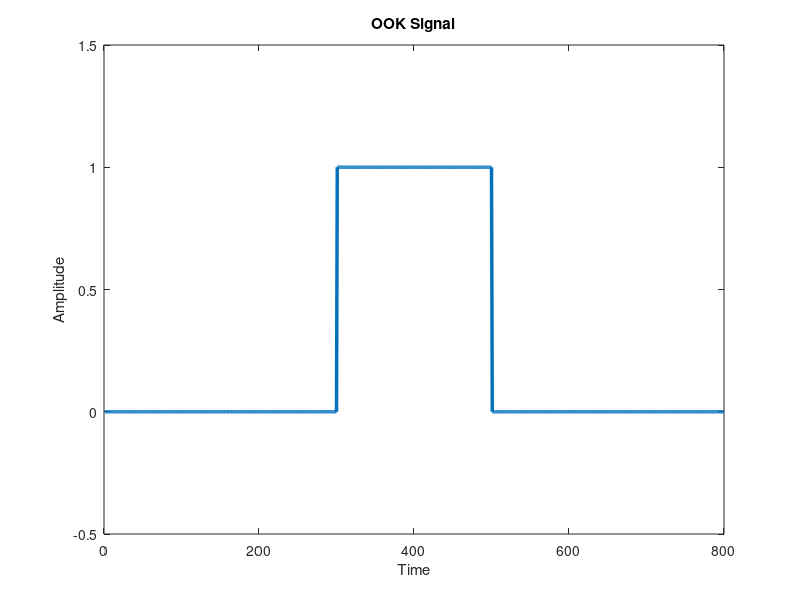
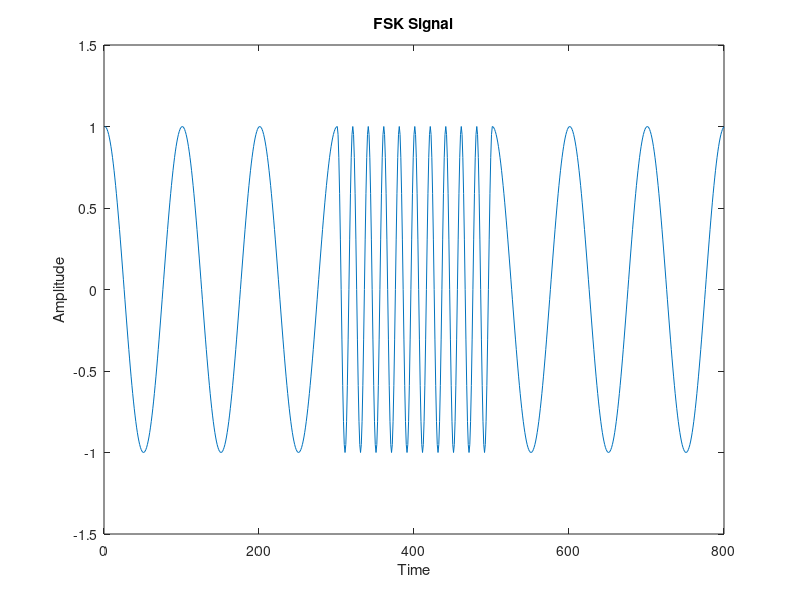
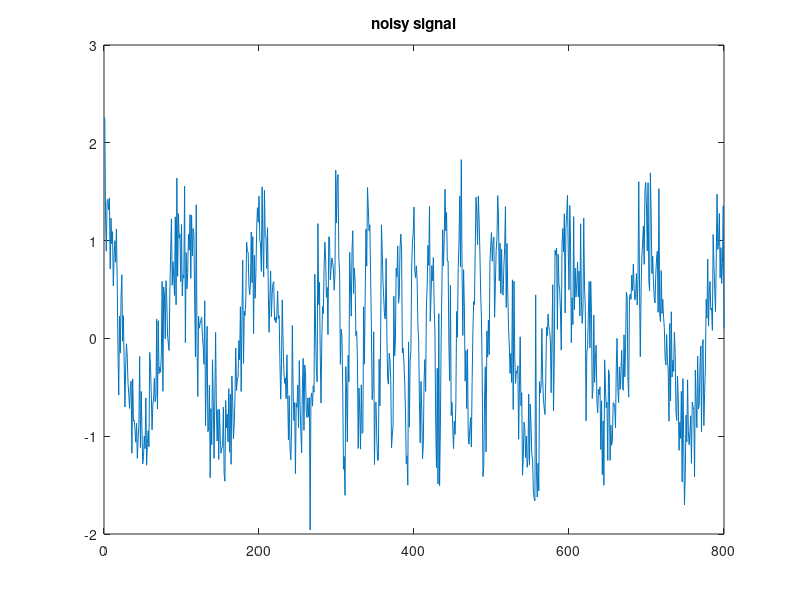

Write the MATLAB code that produced these figures, in order. (Note: this script raises an error after producing the figures.)
% On-Off signaling
f = 1; 
T = 1; 
Fs = 100; 
t = 0:1/Fs:T-1/Fs; 

%Source signal
bits = [0 0 0 1 1 0 0 0];


digit = []
signal = []

for bit = bits
    
    if bit == 0
        signal = [signal zeros(1,length(t))];
    else
        signal = [signal ones(1,length(t))];
    end
    digit = [digit signal];
end

figure;
plot(signal, 'LineWidth',2.5);
axis([0 800 -0.5 1.5]);
title('OOK Signal');
xlabel('Time');
ylabel('Amplitude');

% FSK signal
signal = [];
f1 = 1;
f2 = 5;
% Generate the FSK signal
for bit = bits
    if bit == 0
        signal = [signal cos(2*pi*f1*t)];
    else
        signal = [signal cos(2*pi*f2*t)];
    end
end

% Plot the signal
figure;
plot(signal);
axis([0 800 -1.5 1.5]);
title('FSK Signal');
xlabel('Time');
ylabel('Amplitude');

%introducing channel effects
signal_noisy = awgn(signal, 5,'measured')
figure
plot (signal_noisy)
title ('noisy signal')

    prompt = "choose your method , 1 (normal), 2(FFT) ,3 (PLL), 4 (Hilbert), 5 (Goertzel)? ";
    userInput = input(prompt)
    

if(userInput == 1) 
    %FSK coherent detection
received_signal = signal_noisy; % your received FSK signal here

demodulated_signal = [];

% Demodulate the FSK signal
for i = 1:length(t):length(received_signal)
    % Extract one bit period of the received signal
    segment = received_signal(i:i+length(t)-1);
    
    % Mixers
    mixed_signal1 = segment .* cos(2*pi*f1*t);
    mixed_signal2 = segment .* cos(2*pi*f2*t);
 
    % Low-pass filters
    filtered_signal1 = lowpass(mixed_signal1, 1/(2*T), Fs);
    filtered_signal2 = lowpass(mixed_signal2, 1/(2*T), Fs);
    
    % Make a decision based on the energy of the filtered signals
    if sum(filtered_signal1.^2) > sum(filtered_signal2.^2)
        demodulated_signal = [demodulated_signal 0];
    else
        demodulated_signal = [demodulated_signal 1];
    end
end
figure 
subplot (2,1,1)
plot (t,mixed_signal1, t, filtered_signal1)
legend ('mixed', 'filtered')
title ('Signal for 0')
subplot (2,1,2)
plot (t,mixed_signal2,t,filtered_signal2)
legend ('mixed','filtered')
title ('Signal for 1')


disp('Received bits:');
disp(demodulated_signal);

%Testing
if isequal (demodulated_signal,bits)
    disp ('AA')

else
    disp ('FF')
end

% FFT
elseif (userInput == 2)  
N = length(signal);
y = fft(signal, N);

% Compute the two-sided spectrum P2. Then compute the single-sided spectrum P1 based on P2
P2 = abs(y/N);
P1 = P2(1:N/2+1);
P1(2:end-1) = 2*P1(2:end-1);


f = Fs*(0:(N/2))/N;

% Find the peak frequencies
[~,locs] = findpeaks(P1,'MinPeakHeight',0.2); % Lower the 'MinPeakHeight'


if length(locs) < 2
    fprintf('Not enough peaks found. Try lowering the MinPeakHeight.\n');
else
    
    fprintf('Detected frequencies: %f Hz, %f Hz\n', f(locs));
end
 
    fprintf('Detected frequencies: %f Hz, %f Hz\n', f(locs));

    % Generate filters
    filter1 = cos(2*pi*f(locs(1))*t);
    filter2 = cos(2*pi*f(locs(2))*t);

    % Apply the filters
    output1 = conv(signal, filter1, 'same');
    output2 = conv(signal, filter2, 'same');

    % Make a decision based on the energy in the filter outputs
    output = abs(output1) < abs(output2);


    figure;
    plot(output);
    title('Output of Filter-based FSK Demodulator');
    xlabel('Time');
    ylabel('Amplitude');

    output(1:100:800)



received_signal = signal;

% Demodulate the FSK signal
demodulated_signal = [];
for i = 1:length(t):length(received_signal)
    % Extract one bit period of the received signal
    segment = received_signal(i:i+length(t)-1);

    % Mixers
    mixed_signal1 = segment .* cos(2*pi*f(locs(1))*t);
    mixed_signal2 = segment .* cos(2*pi*f(locs(2))*t);

    % Low-pass filters
    filtered_signal1 = lowpass(mixed_signal1, 1/(2*T), Fs);
    filtered_signal2 = lowpass(mixed_signal2, 1/(2*T), Fs);




    % Make a decision based on the energy of the filtered signals
    if sum(filtered_signal1.^2) > sum(filtered_signal2.^2)
        demodulated_signal = [demodulated_signal 0];
    else
        demodulated_signal = [demodulated_signal 1];
    end
end
    figure
    subplot (2,1,1);
    plot (filtered_signal1);
    title ('Filtered signal for 1')
    subplot(2,1,2)
    plot (filtered_signal2)
    title ('Filtered signal for 0')

  disp('Received bits:');
  disp(demodulated_signal)


    %Testing
  if isequal (demodulated_signal,bits)
    disp ('AA')

else disp ('Conditional pass')

end


 %PLL method
elseif (userInput == 3)
   
    input_signal = signal_noisy;
% Initialize PLL
phase_difference = 0; 
vco_output = zeros(length(signal), 1); 
vco_input = 0; 


mixed_signal = zeros(length(signal), 1); 
filtered_signal = zeros(length(signal), 1); 
demodulated_signal = [];
% Define parameters
Fs = 100; 
T = 1/Fs; 
L = length(signal); 
t = (0:L-1)*T; 

% Define PLL parameters
Kd = 1; 
Kv = 1; 
N = 1; 

% Initialize PLL
phase_difference = 0; 
vco_output = zeros(length(signal), 1);
vco_input = 0; 
tol = .02;

% Loop through each sample
mixed_signal = zeros(length(signal), 1); 
filtered_signal = zeros(length(signal), 1); 
demodulated_signal = [];

%PLL loop
for i = 3:length(signal)-1
    % Phase detector
    phase_difference = input_signal(i) - vco_output(i);

    % Low-pass filter
    vco_input = Kd * phase_difference;

    % VCO
    if i < L
        vco_output(i+1) = sin(Kv * vco_input);
        mixed_signal(i) = input_signal(i) .* vco_output(i+1);
        filtered_signal(i) = lowpass(mixed_signal(i), 1/(2*T), Fs);
    end
end

vco_output = 2*vco_output;
% Plot input signal and Filtered signal
figure;
subplot(2,1,1);
plot(input_signal);
axis([0 800 -1.5 1.5]);
title('Input Signal');
xlabel('Time (s)');
ylabel('Amplitude');

subplot(2,1,2);
plot(filtered_signal);
axis([0 800 -1.5 1.5]);
title('Filtered signal');
xlabel('Time (s)');
ylabel('Amplitude');
demodulated_signal = [];
received_signal = input_signal;
f = 1; 
T = 1; 
Fs = 100; 
t = 0:1/Fs:T-1/Fs; 
for i = 1:length(t):length(received_signal)
    segment = received_signal(i:i+length(t)-1);
    
    % Mixers
    mixed_signal1 = segment .* cos(2*pi*f1*t);
    mixed_signal2 = segment .* cos(2*pi*f2*t);
 
    % Low-pass filters
    filtered_signal1 = lowpass(mixed_signal1, 1/(2*T), Fs);
    filtered_signal2 = lowpass(mixed_signal2, 1/(2*T), Fs);
    
    % Make a decision based on the energy of the filtered signals
    if sum(filtered_signal1.^2) > sum(filtered_signal2.^2)
        demodulated_signal = [demodulated_signal 0];
    else
        demodulated_signal = [demodulated_signal 1];
    end
end
disp('Received bits:');
disp(demodulated_signal);

  %Testing
if isequal (demodulated_signal,bits)
    disp ('AA')

else disp ('FF')
end

% Hilbert Transform
elseif (userInput == 4)
hilbert_transform = hilbert(signal);

% Instantaneous Phase
inst_phase = unwrap(angle(hilbert_transform));

% Instantaneous Frequency
inst_freq = diff(inst_phase)/(2*pi*(t(2)-t(1)));
% Compute histogram
[counts, edges] = histcounts(inst_freq);

% Find the two most common frequencies, which should correspond to f1 and f2
[freqs_val, freqs_edges] = histcounts(inst_freq);
[~, sorted_freqs_indices] = sort(freqs_val, 'descend');

%The Extracted freqs
f1_est = freqs_edges(sorted_freqs_indices(1))
f2_est = freqs_edges(sorted_freqs_indices(2))*10

% Plot the Instantaneous Frequency
figure;
plot( inst_freq);
title('Instantaneous Frequency using Hilbert Transform');
xlabel('Time');
ylabel('Frequency');

demodulated_signal = [];

for i = 1:length(t):length(signal)
    % Extract one bit period of the received signal
    segment = signal(i:i+length(t)-1);
    
    % Mixers
    mixed_signal1 = segment .* cos(2*pi*f1_est*t);
    mixed_signal2 = segment .* cos(2*pi*f2_est*t);
 
    % Low-pass filters
    filtered_signal1 = lowpass(mixed_signal1, 1/(2*T), Fs);
    filtered_signal2 = lowpass(mixed_signal2, 1/(2*T), Fs);
    
    % Make a decision based on the energy of the filtered signals
    if sum(filtered_signal1.^2) > sum(filtered_signal2.^2)
        demodulated_signal = [demodulated_signal 0];
    else
        demodulated_signal = [demodulated_signal 1];
    end
end
disp('Received bits:');
disp (demodulated_signal)

  %Testing
if isequal (output_bits,bits)
    disp ('AA')

else disp ('Conditional pass')

end

% Goertzel Algorithm
elseif (userInput == 5)
N = length(t);
k1 = 0.5 + f1 * N / Fs;
k2 = 0.5 + f2 * N / Fs;
coeff1 = 2*cos(2*pi*k1/N);
coeff2 = 2*cos(2*pi*k2/N);

% BFSK Demodulation
received_bits = [];
for i = 1:length(bits)
    s_prev1 = 0;
    s_prev2 = 0;
    s_prev3 = 0;
    s_prev4 = 0;
    for j = 1:N
        s = signal((i-1)*N+j) + coeff1 * s_prev1 - s_prev2;
        s_prev2 = s_prev1;
        s_prev1 = s;
        s = signal((i-1)*N+j) + coeff2 * s_prev3 - s_prev4;
        s_prev4 = s_prev3;
        s_prev3 = s;
    end
    power1 = s_prev2*s_prev2 + s_prev1*s_prev1 - coeff1*s_prev1*s_prev2;
    power2 = s_prev4*s_prev4 + s_prev3*s_prev3 - coeff2*s_prev3*s_prev4;
    if power1 > power2
        received_bits = [received_bits 0];
    else
        received_bits = [received_bits 1];
    end
end
figure;
plot(power1_values, 'r');
hold on;
plot(power2_values, 'b');
title('Power Spectrum');
xlabel('Bit Index');
ylabel('Power');
legend('Power at 0', 'Power at 1');

disp('Received bits:');
disp(received_bits);

  %Testing
if isequal (output_bits,bits)
    disp ('AA')

else disp ('FF')

end


% Showing noise effects (FFT)
elseif (userInput == 10)  
N = length(signal_noisy);
y = fft(signal_noisy, N);

% Compute the two-sided spectrum P2. Then compute the single-sided spectrum P1 based on P2
P2 = abs(y/N);
P1 = P2(1:N/2+1);
P1(2:end-1) = 2*P1(2:end-1);


f = Fs*(0:(N/2))/N;

% Find the peak frequencies
[~,locs] = findpeaks(P1,'MinPeakHeight',0.2); % Lower the 'MinPeakHeight'


if length(locs) < 2
    fprintf('Not enough peaks found. Try lowering the MinPeakHeight.\n');
else
    
    fprintf('Detected frequencies: %f Hz, %f Hz\n', f(locs));
end
 
    fprintf('Detected frequencies: %f Hz, %f Hz\n', f(locs));

    % Generate filters
    filter1 = cos(2*pi*f(locs(1))*t);
    filter2 = cos(2*pi*f(locs(2))*t);

    % Apply the filters
    output1 = conv(signal_noisy, filter1, 'same');
    output2 = conv(signal_noisy, filter2, 'same');

    % Make a decision based on the energy in the filter outputs
    output = abs(output1) < abs(output2);


    figure;
    plot(output);
    title('Output');
    xlabel('Time');
    ylabel('Amplitude');

    output(1:100:800)
     
    % Reshape each row represents one bit
    output_matrix = reshape(output, [length(t), length(bits)]);
    mean_output = mean(output_matrix, 1);
    output_bits = mean_output > 0.5;

  %Testing
if isequal (output_bits,bits)
    disp ('AA')

else disp ('Conditional pass')

end


else disp ('input a number from 1--3')
end
